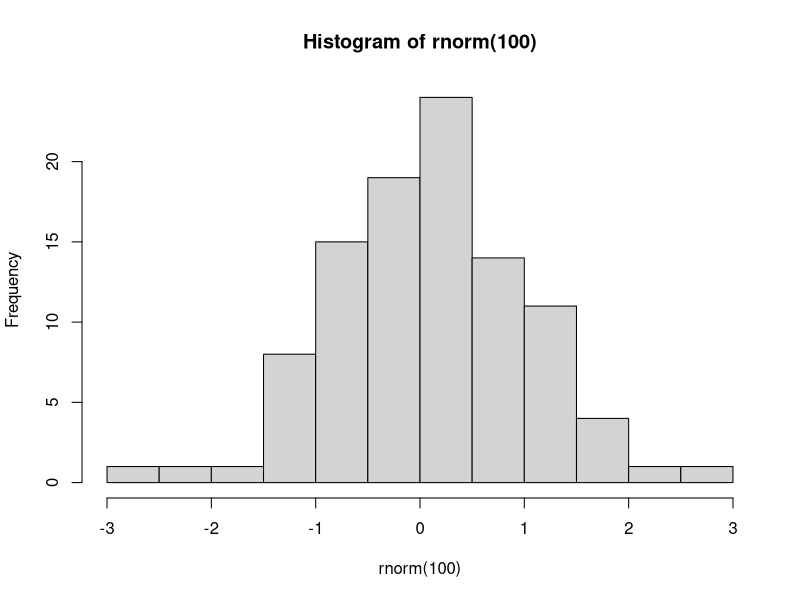

Write the R code that produced this figure.
## ---- chunk 1
knitr::opts_chunk$set(echo = TRUE,
                      prompt = FALSE,
                      tidy = FALSE,
                      collapse = TRUE)
library("tidyverse")
## ---- chunk 2
print("Hello world!")
## ---- chunk 3
# This is a comment. R ignores everything in a line after the "#"
# The line below is an expression, and the line below that is its value.
4+5
## ---- chunk 4
sqrt(4+5)
## ---- chunk 5
hist(rnorm(100))
## ---- chunk 6
# This will cause the variable x to take on the value 2
x <- 2
# We can then use x in any expression
y <- x + 1
print(y)
# We can change the value of x at any time
x <- 0
# But this will not change the result of any previous calculations
print(y)
## ---- chunk 7
# Create a variable called x - note that its value is not displayed
x <- 5
# Display its contents using the print() function
print(x) 
# Display its contents by giving its name
x
## ---- chunk 8
fruits <- c("Avocado", "Banana", "Cantaloupe")
print(fruits)
## ---- chunk 9
# REP repeats something (like Excel's Fill tool)
ones <- rep(1, times = 10)
print(ones)
# SEQ creates a sequence (like Excel's Series tool)
evens <- seq(from = 2, to = 20, by = 2)
print(evens)
# You can also create a sequence with the : operator:
print(1:10)
## ---- chunk 10
# This command subtracts 1 from every element in evens
odds <- evens - ones
print(odds)
# This command does the same
odds <- evens - 1
print(odds)
## ---- chunk 11
# You can give a single index: evens[2] is the 2nd element in evens
x <- evens[2]
print(x)
# Or a vector of indices: evens[c(2,5)] contains the 2nd and 5th element in evens
x <- evens[ c(2, 5) ]
print(x)
# Or a range of indices: evens[2:5] contains 2nd, 3rd, 4th and 5th element in evens
x <- evens[2:5]
print(x)
# You can use the subscript operator on either side of the assignment operator
x <- evens
print(x)
# This assigns the number 1000 to the 2nd element in x
x[2] <- 1000
print(x)
## ---- chunk 12
print(evens)
# This creates a vector of the same length as evens, that contains TRUE
# for all values less than 10, and FALSE for all other values
lessthan10 <- (evens < 10)
print(lessthan10)
# This creates a vector that includes only those elements of evens
# for which forexample is TRUE
x <- evens[lessthan10]
print(x)
# This is a quicker way of accomplishing the same result
x <- evens[evens < 10]
print(x)
## ---- chunk 13
everything <- list(fruits, evens, odds)
print(everything)
## ---- chunk 14
everything <- list(fruits=fruits,
                   evens=evens,
                   odds=odds)
print(everything)
## ---- chunk 15
print( everything[[2]] )
## ---- chunk 16
print( everything[["evens"]] )
print( everything$fruits )
## ---- chunk 17
# There is no element in everything called "allnumbers" 
everything$allnumbers <- c(evens, odds)
# But now there is...
print(everything)
## ---- chunk 18
print(attributes(fruits))
print(attributes(evens))
print(attributes(everything))
## ---- chunk 19
   y <- print("Hello world")
   print(y)
## ---- chunk 20
# These two statements are equivalent
2 + 2
sum(2, 2)
## ---- chunk 21
# Basic arithmetic operators
2 + 3 # plus
2 - 3 # minus
2 * 3 # times
2 / 3 # division
2 ^ 3 # power
# Comparison operators
2 < 3  # less than
2 <= 3 # less than or equal
2 == 3 # equal
2 > 3  # greater than
2 >= 3 # greater than or equal
# Logical operators
2 == 3 & 2 < 3 # logical AND
2 == 3 | 2 < 3 # logical OR
# Assignment
x <- 2
print(x)
# The assign() function returns its own value, so you can also do this:
x <- y <- 3
print(x)
print(y)
## ---- chunk 22
# Load the Tidyverse if you have not already done so
library("tidyverse")
# You can directly read online data by giving read_csv() the URL.
EmpData <- read_csv("sampledata/EmploymentData.csv")
## ---- chunk 23
print(EmpData)
## ---- chunk 24
# Column names
names(EmpData)
# Number of rows - either of these will work
nrow(EmpData)
length(EmpData$UnempRate)
# Number of columns
ncol(EmpData)
length(EmpData)
